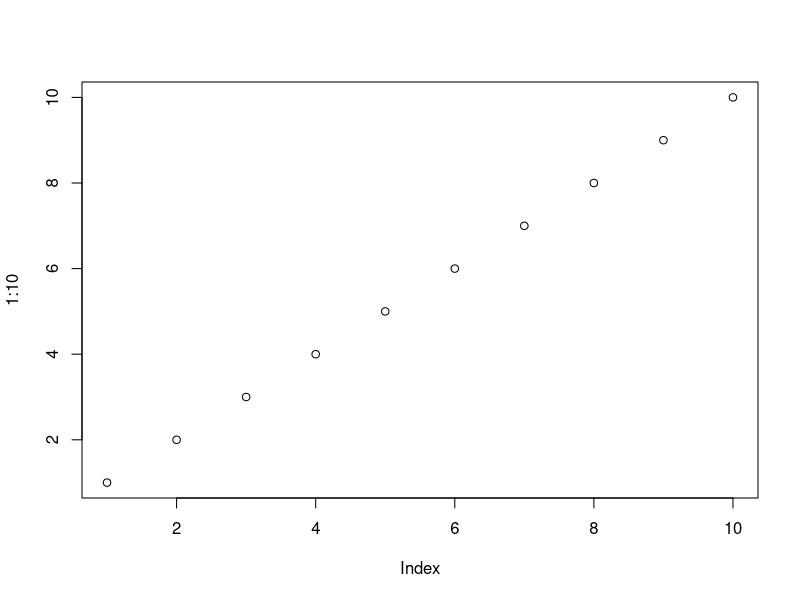
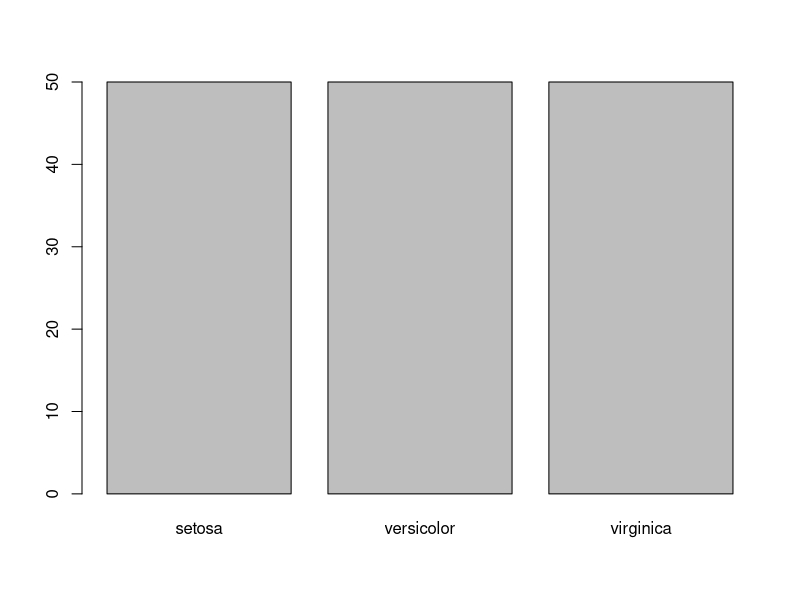
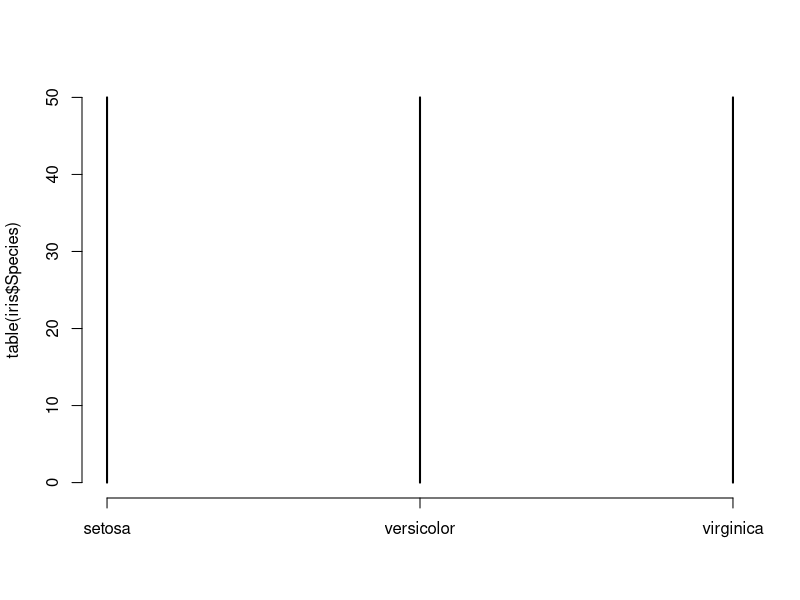
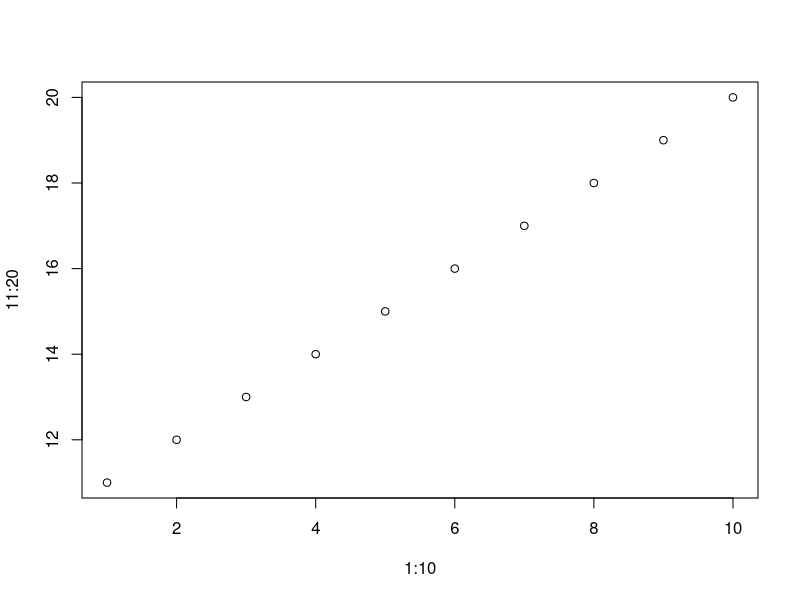
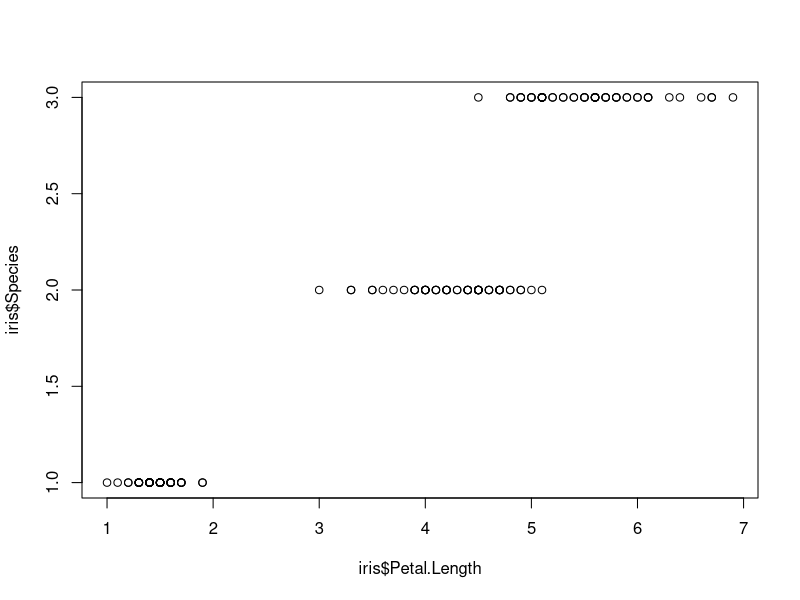
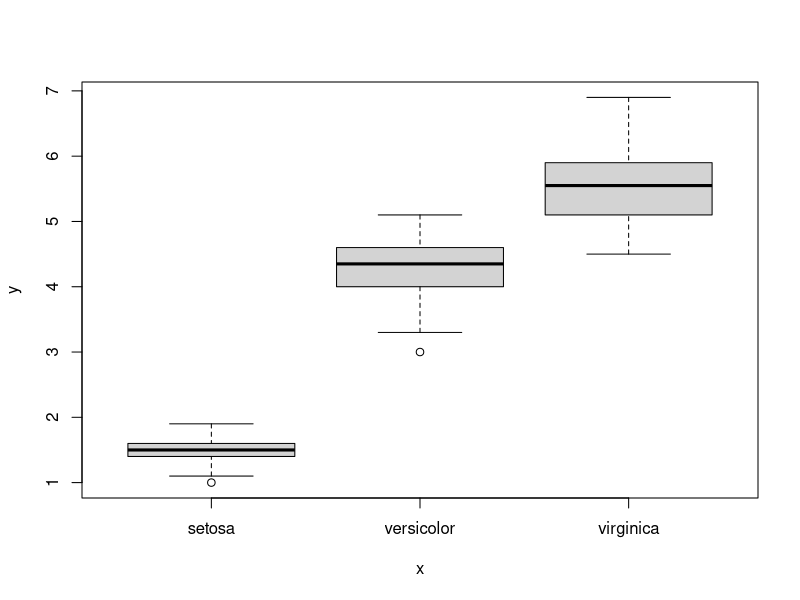
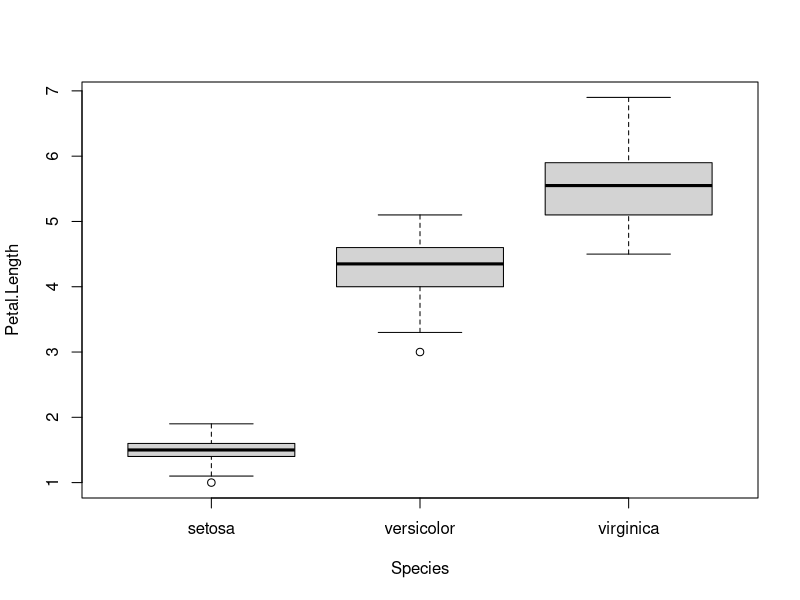
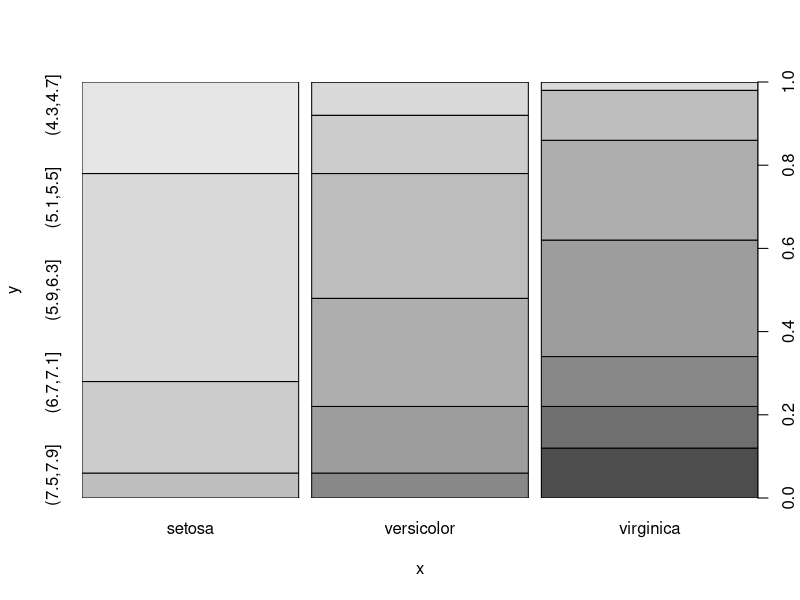

The R source for these figures, in order:
# ref. R Graphics Second Edition by Paul Murrell
# https://www.stat.auckland.ac.nz/~paul/RG2e/

# plot()
# Plots of one single variable
plot(1:10)                  # numeric - scatterplot
plot(iris$Species)          # factor - barplot
plot(table(iris$Species))   # 1d table - barplot

# Plots of two variables
# numeric, numeric - scatterplot
plot(1:10, 11:20)
# numeric, factor - stripcharts
plot(iris$Petal.Length, iris$Species)
# factor, numeric - boxplots
with(iris, plot(Species, Petal.Length))
plot(Petal.Length ~ Species, data=iris)
# factor, factor - spineplot
with(iris, plot(Species, cut(Sepal.Length, 9))) 
# 2d table - Mosaic plot
plot(HairEyeColor[, , 2])
plot(HairEyeColor[, , 2], # cex.axis=0.7, las=1,
     main="Hair & Eye Color of Female Students",
     sub="a survey of students at the University of Delaware(1974)")
# mosaicplot(HairEyeColor[, , 2])

# Plots of many variables
plot(iris)   # data frame - scatterplot matrix

# barplot(), boxplot()
# Plots of one single variable
barplot(1:10)   # numeric(bar height) - barplot
boxplot(1:10)   # numeric - boxplot

# Plots of two variables
# matrix - stacked/side-by-side barplot
barplot(HairEyeColor[, , 1])
# list of numeric - boxplots
boxplot(HairEyeColor[, , 1][1,], HairEyeColor[, , 1][2,])
boxplot(iris[1:4], cex.axis=0.7)
